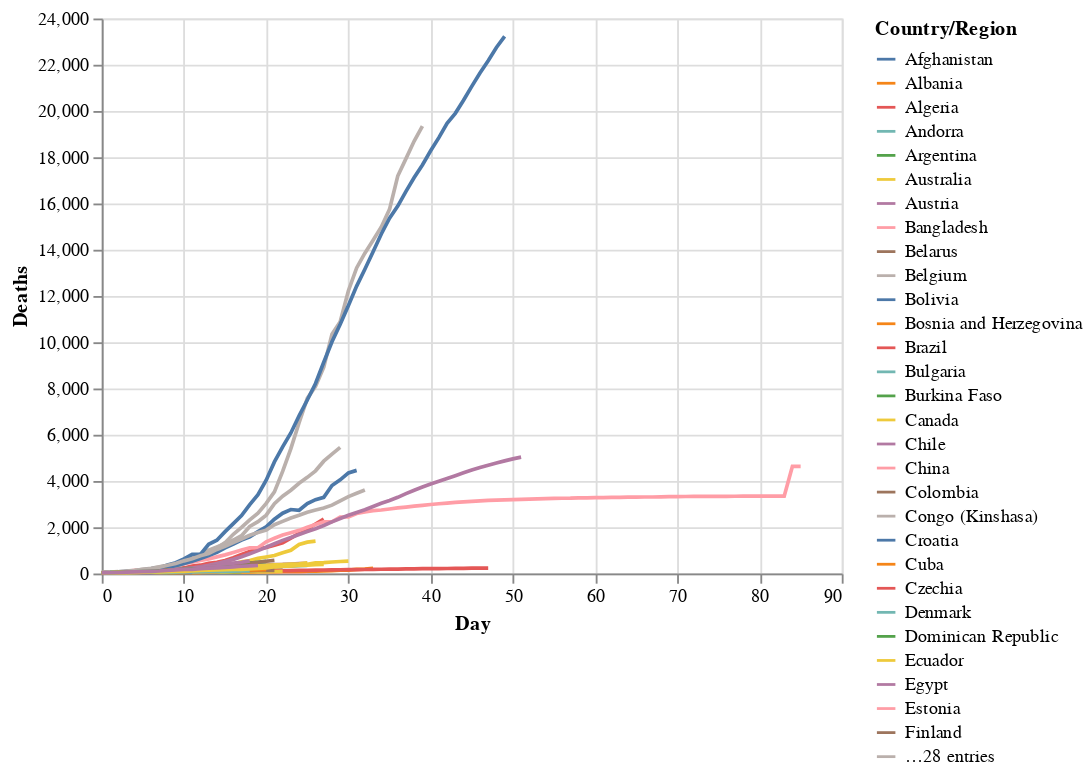

The notebook cell this image was saved under:
### Markdown cell above
We'll see the power of having long data when using Altair. Such transformations have been performed for a long time, however it wasn't until 2014 that Hadley Wickham formalized the language in his paper [Tidy Data](https://www.researchgate.net/publication/215990669_Tidy_data). Note that Wickham prefers to avoid the terms long and wide because, in his words, 'they are imprecise'. I generally agree but for our purposes here of giving the flavour, they suffice.

Now having transformed our data, let's import Altair and get a sense of its API.

### Code cell
import altair as alt

# altair plot 
alt.Chart(deaths_long).mark_line().encode(
    x='Day',
    y='Deaths',
    color='Country/Region')

### Figure 1 — Vega-Lite specification as saved in the notebook (floating-point values rounded to 4 significant figures; data arrays with more than 128 entries replaced by an {"elided": "..."} marker saying what was removed)
{"config": {"view": {"continuousWidth": 400, "continuousHeight": 300}}, "data": {"name": "data-187c68272bfca5d371409c16868c4702"}, "mark": "line", "encoding": {"color": {"type": "nominal", "field": "Country/Region"}, "x": {"type": "quantitative", "field": "Day"}, "y": {"type": "quantitative", "field": "Deaths"}}, "$schema": "https://vega.github.io/schema/vega-lite/v4.8.1.json", "datasets": {"data-187c68272bfca5d371409c16868c4702": {"elided": "5000 records"}}}
